Frame 1 (no input): blank canvas, image omitted
Frame 60 (no input): blank canvas, image omitted
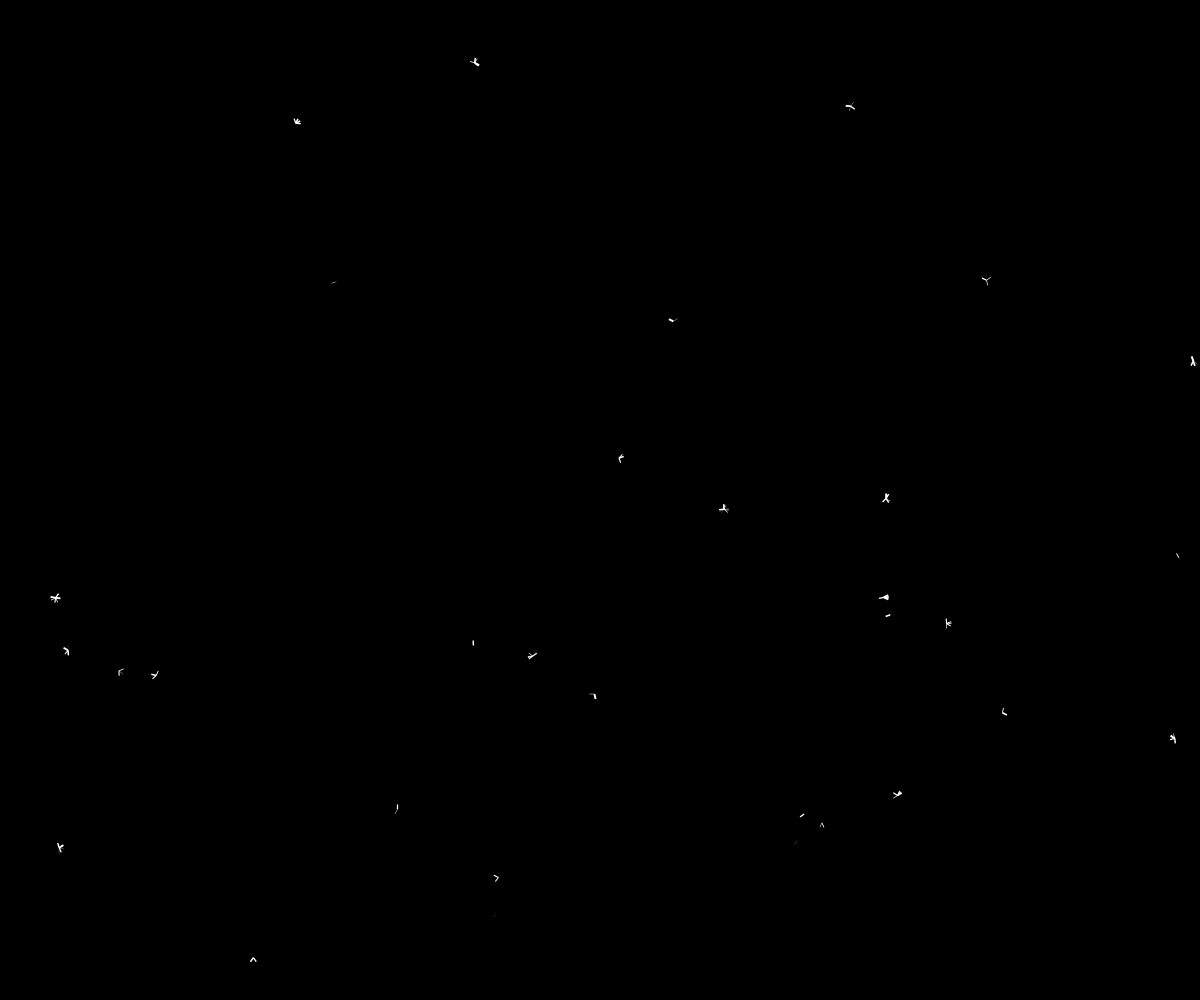
Frame 120 (the mouse pressed at the canvas centre since frame 60)

The p5.js sketch whose frames 1 and 60 were blank and that drew this single picture after the mouse press (run headless with seeded random() and noise() and a simulated clock; from frame 60 on, the mouse is pressed at the canvas centre):

// p5.js sketch
// ── sketch.js
//noprotect
var maxSize = 400;
var maxSpeed = 20; 
var maxRotSpeed = 20; // the bigger, the slower
var shipFrequency = 250;
var shipExitChance = 5;
var starDensity = 400;
var starSize = 1;
var numShips;
var ships = [];
var starting;

var maxFlame = 200;
var flameSize = 5;

function setup() {
	starting = true;
	stars = []
	for (ind = 0;ind<random(1920*1080/starDensity);ind++) {
		stars.push([random(1920), random(1080)])
	}
}

function drawStar(coords) {
	for (ind3=0;ind3<random(10);ind3++) {
		push()
		translate(coords[0], coords[1])
		angleMode(DEGREES);
		rotate(random(360))
		fill(255)
		noStroke()
		leng = random(starSize)
		rect(0, -leng, 5, leng*2)
		pop()
	}
}


function draw() {
	createCanvas(windowWidth, windowHeight);
	background(0)
	for (ind2 = 0;ind2<stars.length;ind2++) {
		drawStar(stars[ind2]);	
	}
	if (random(1, shipFrequency) < 2 || starting) {
		ships.push(new Ship());	
	}
	for (iii=0;iii<ships.length;iii++) {  // My index var names are terrible. I swear I'm better in Python.
		if (ships[iii] != "Gone") {  // I couldn't remember how to splice an array. I'll fix it later.
			if (!ships[iii].moving) {
				ships[iii].gen();
				ships[iii].startMove(false, null, null);
			} else {
				ships[iii].render()
				if (ships[iii].move()) {
					ships[iii] = "Gone";
				}
			}
		}
	}
	
	if (mouseIsPressed) {
		for (j=0;j<ships.length;j++) {
			if (ships[j] != "Gone") {
				ships[j].startMove(false, mouseX, mouseY)
			}
		}
	}	
	starting = false;
}

function Ship() {
	this.height;
	this.width;
	this.numExBoxes;
	this.numInBoxes;
	
	this.inBoxWidth;
	this.inBoxLength;
	
	this.exBoxLength;
	
	this.exBoxColor;
	this.inBoxColor;
	
	this.x;
	this.y;
	this.winWidth;
	this.winHeight;
	this.targetX;
	this.targetY;
	
	this.speed;
	this.rotSpeed = 0;
	this.rotSpeedScale;
	
	this.rotation;
	this.rotated = 0;
	
	this.moving = false;
	
	this.rotAcc = false;
	this.rotDea = false;
	this.acc = false;
	this.dea = false;
	
	this.gen = function() {
		this.numExBoxes = random(1,9);
		this.numInBoxes = random(0,5);
		this.height = random(20, maxSize);
		this.width = random(10, this.height-5);
		
		this.aHeight = this.height
		
		this.exBoxLength = random(5, this.height/this.numExBoxes);
		
		this.inBoxLength = random(2, this.exBoxLength/this.numInBoxes);
		this.inBoxWidth = random(5, this.width);
		
		this.exBoxColor = randShipColor();
		this.inBoxColor = randShipColor();
		this.marginColor = randShipColor();
		
		this.winWidth = width;
		this.winHeight = height;
		this.x = -width;
		this.y = random(height);
		
		this.speed = random(.1,maxSpeed);
		this.rotSpeedScale = random(3, maxRotSpeed);
		
		this.rotation = random(360);
		
	}
	
	this.updateCoords = function() {
		xScale = width/this.winWidth;
		yScale = height/this.winHeight;
		
		this.x *= xScale;
		this.y *= yScale;
		this.targetX *= xScale;
		this.targetY *= yScale;
		
		this.speed *= (xScale + yScale)/2
		
		this.winWidth = width;
		this.winHeight = height;
		
	}
		
	this.render = function() {
		this.updateCoords();
		
		push();
		angleMode(DEGREES);
		translate(this.x + this.width/2, this.y + this.height/2)
		rotate(this.rotation);
		translate(-this.width/2, -this.height/2);
		fill(this.exBoxColor);
		stroke(0);
		strokeWeight(1);
		fLength = ((maxSpeed - this.speed)/maxSpeed)*this.aHeight*1.5;
		if (fLength < 1) {
			fLength = 1;
		}
		fWidth = ((maxRotSpeed - this.rotSpeedScale)/maxRotSpeed)*this.width*1.5;
		if (fWidth < 1) {
			fWidth = 1;
		}
		if (this.acc) {
			this.renderFlame(0, this.aHeight, this.width, fLength)
		}
		if (this.dea) {
			this.renderFlame(0, 0, this.width, -fLength)
		}
		if (this.rotAcc) {
			this.renderFlame(0, 0, -fWidth, this.exBoxLength)
			this.renderFlame(this.width, this.aHeight, fWidth, -this.exBoxLength)
		}
		if (this.rotDea) {
			this.renderFlame(this.width, 0, fWidth, this.exBoxLength)
			this.renderFlame(0, this.aHeight, -fWidth, -this.exBoxLength)
		}
		for (i=0; i<=this.numExBoxes; i++) {
			boxLength = (this.height/this.numExBoxes)
			marginLength = boxLength - this.exBoxLength;
			rect(0, i*boxLength, this.width, this.exBoxLength);
			if (i<this.numExBoxes-1) {
				push()
				fill(this.marginColor)
				rect(this.width/4, ((i+1)*this.exBoxLength + (i*marginLength)), this.width/2, marginLength);
				pop()
				this.aHeight = ((i+1)*this.exBoxLength + (i*marginLength)) + boxLength
			}
			
			push()
			fill(this.inBoxColor)
			for (ii=0; ii<=this.numInBoxes; ii++) {
				iBoxLength = (this.exBoxLength/this.numInBoxes)
				rect(this.width/2 - this.inBoxWidth/2, i*boxLength + ii*iBoxLength, this.inBoxWidth, this.inBoxLength)
			
			}
			pop()
		}
		
		pop();

	}
	
	this.renderFlame = function(x, y, w, h) {
		push()
		noStroke()
		  for (u=0; u < random(maxFlame); u++) {
			fill(randFlameColor())
			xx = ((random(x+w/4, x+(w/4)*3) + random(x+w/4, x+(w/4)*3) + random(x, x+w/2) + random(x+(w/2), x+w))/4)
			yy = (random(y+h/4, y+(h/4)*3) + random(y+h/4, y+(h/4)*3) + random(y, y+h/2) + random(y+(h/2), y+h))/4
			ellipse(xx, yy, random(flameSize))
		  }
		pop()
	}
	
	this.startMove = function(end, x, y) {
		this.dea = false;
		this.acc = false;
		this.rotAcc = false;
		this.rotDea = false;
		this.ending = false;
		this.moving = true;
		this.rotated = 0;
		if (x == null || y == null) {
			if (end) {
				this.targetX = 2*width;
				this.targetY = random(height);
			} else {
				this.targetX = random(this.height/2, width - this.height/2);
				this.targetY = random(this.height/2, height - this.height/2);
			}
		} else {
			this.targetX = x;
			this.targetY = y;
		
		}
		
		this.startX = this.x
		this.startY = this.y //Formula for constant movement speed found on Stackoverflow in C. Converted to JS
		this.distance = Math.sqrt(Math.pow(this.targetX-this.x,2)+Math.pow(this.targetY-this.y,2));
		this.directionX = (this.targetX-this.x) / this.distance;
		this.directionY = (this.targetY-this.y) / this.distance;
		if ((this.targetY < this.y) && (this.targetX < this.x)) { //Ships don't align correctly in these circumstances
			this.startMove(end, null, null) // I'm lazy so just regen instead of solve
		}
		this.targetRot = Math.abs((Math.atan2(this.targetY - this.y, this.targetX - this.x) * 180 / Math.PI) + 90)
		print("____")
		this.rotDist = rotationSpeed(this.targetRot, this.rotation);
		print("__________")
	}
		
	this.move = function() {
		if (!this.rotated && Math.abs(this.targetRot - this.rotation) > 1) {
			curDist = rotationSpeed(this.targetRot, this.rotation);
			//print("TRo: " + floor(this.targetRot), "CRo: " + floor(this.rotation), "TDi: " + floor(this.rotDist), "CDi: " + floor(curDist), "CAc: " + floor(this.rotSpeed), "\n")
			
			if (Math.abs(curDist) > Math.abs(this.rotDist/2)) {
				this.rotSpeed = this.rotDist - curDist;
				if (this.rotSpeed == 0) {
					this.rotSpeed = (curDist > 0) ? 1 : -1
					print(this.rotSpeed)
				}
				if (this.rotSpeed > 0) {
					this.rotAcc = true;
					this.rotDea = false;
				} else {
					this.rotAcc = false;
					this.rotDea = true;
				}
			} else {
				this.rotSpeed = curDist;
				if (this.rotSpeed < 0) {
					this.rotAcc = true;
					this.rotDea = false;
				} else {
					this.rotAcc = false;
					this.rotDea = true;
				}
			}
		

			this.rotSpeed/=this.rotSpeedScale;
			this.rotation += this.rotSpeed;
			if (this.rotation > 360) {
				this.rotation-=360;
			}
			if (this.rotation < 0) {
				this.rotation += 360;
			}
			//print(acc, "Tar: " + floor(this.targetRot), "Rot: " + floor(this.rotation), "Dist: " + floor(this.rotDist), "curDist: " + floor(curDist), "Acc: " + floor(this.rotSpeed))
			

		} else {
			this.rotAcc = false;
			this.rotDea = false;
			this.rotated = true;
			_distance = Math.sqrt(Math.pow(this.x-this.startX,2)+Math.pow(this.y-this.startY,2))
			if (_distance > this.distance/2) {
				distRatio = ((this.distance-_distance)/this.speed);
				this.acc = false;
				this.dea = true;
			} else {
				distRatio = ((_distance)/this.speed);
				this.acc = true;
				this.dea = false;
			}
			if (distRatio < 0.2) {
				distRatio = 0.2;
			}
			this.x += this.directionX * distRatio;
			this.y += this.directionY * distRatio;
			
			if(_distance >= this.distance) {
				this.dea = false;
				if (!this.ending) {
					if (random(1, shipExitChance) < 2) {
						this.startMove(true, null, null);
						this.ending = true;
					} else {
						this.startMove(false, null, null);
					}
				} else {
					return true;					
				}
			}
		}
	}
}

function rotationSpeed(target, current) {
	rotDist = target - current
	if (rotDist > 180) {
		rotDist = 180 - (rotDist-180)
		rotDist*=-1;
	}
	if (rotDist < -180) {
		rotDist = -180 + (Math.abs(rotDist)-180)
		rotDist*=-1;
	}
	return rotDist;
}


function randShipColor() {
	return HSVtoRGB(random(1), (random(1) + random(1))/2, (random(1) + random(1))/2);
}
function randFlameColor() {
	return HSVtoRGB(random(.1666), (random(1) + random(1))/2, (random(1) + random(1))/2);
}

//Using HSV because it allows for easy creation of shades rather than changing r, g, and b separately.
function HSVtoRGB(h, s, v) {//Stole this formula from Stackoverflow. I'm not *that* good... yet 
    var r, g, b, i, f, p, q, t;
    if (arguments.length === 1) {
        s = h.s, v = h.v, h = h.h;
    }
    i = Math.floor(h * 6);
    f = h * 6 - i;
    p = v * (1 - s);
    q = v * (1 - f * s);
    t = v * (1 - (1 - f) * s);
    switch (i % 6) {
        case 0: r = v, g = t, b = p; break;
        case 1: r = q, g = v, b = p; break;
        case 2: r = p, g = v, b = t; break;
        case 3: r = p, g = q, b = v; break;
        case 4: r = t, g = p, b = v; break;
        case 5: r = v, g = p, b = q; break;
    }
    return [Math.round(r * 255), Math.round(g * 255), Math.round(b * 255)]
}
